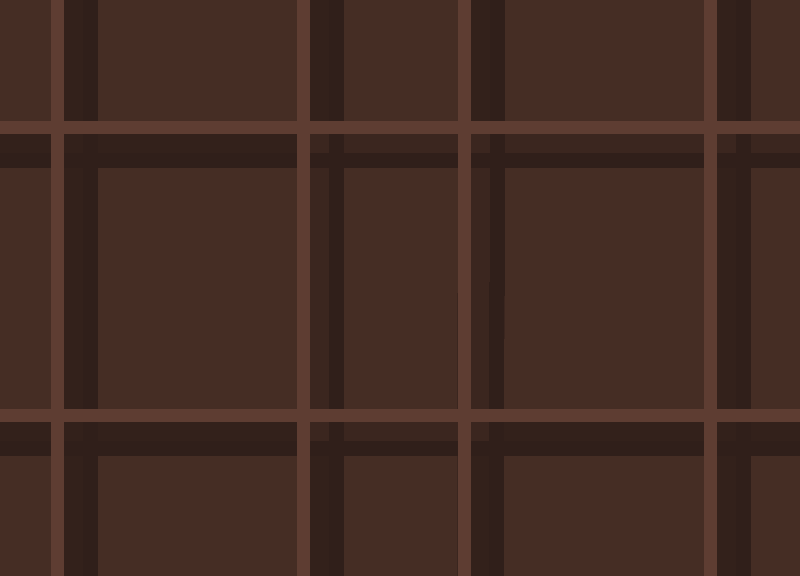

Tiled map render using the project's own tile images. Description and the map definition, with tile-layer contents summarised, below:
An orthogonal 50x36 tile map with 16x16 px tiles, 2 tile layers (Tile Layer 1, Ground).

<map version="1.2" tiledversion="1.3.5" orientation="orthogonal" renderorder="right-down" width="50" height="36" tilewidth="16" tileheight="16" infinite="0" nextlayerid="3" nextobjectid="1">
 <tileset firstgid="1" source="FullSheet.tsx" />
 <layer id="1" name="Tile Layer 1" width="50" height="36">
  <data>[1800 cells, 1800 non-empty, 1800 distinct tile ids]</data>
 </layer>
 <layer id="2" name="Ground" width="50" height="36">
  <data>[1800 cells, 0 non-empty, 0 distinct tile ids]</data>
 </layer>
</map>
